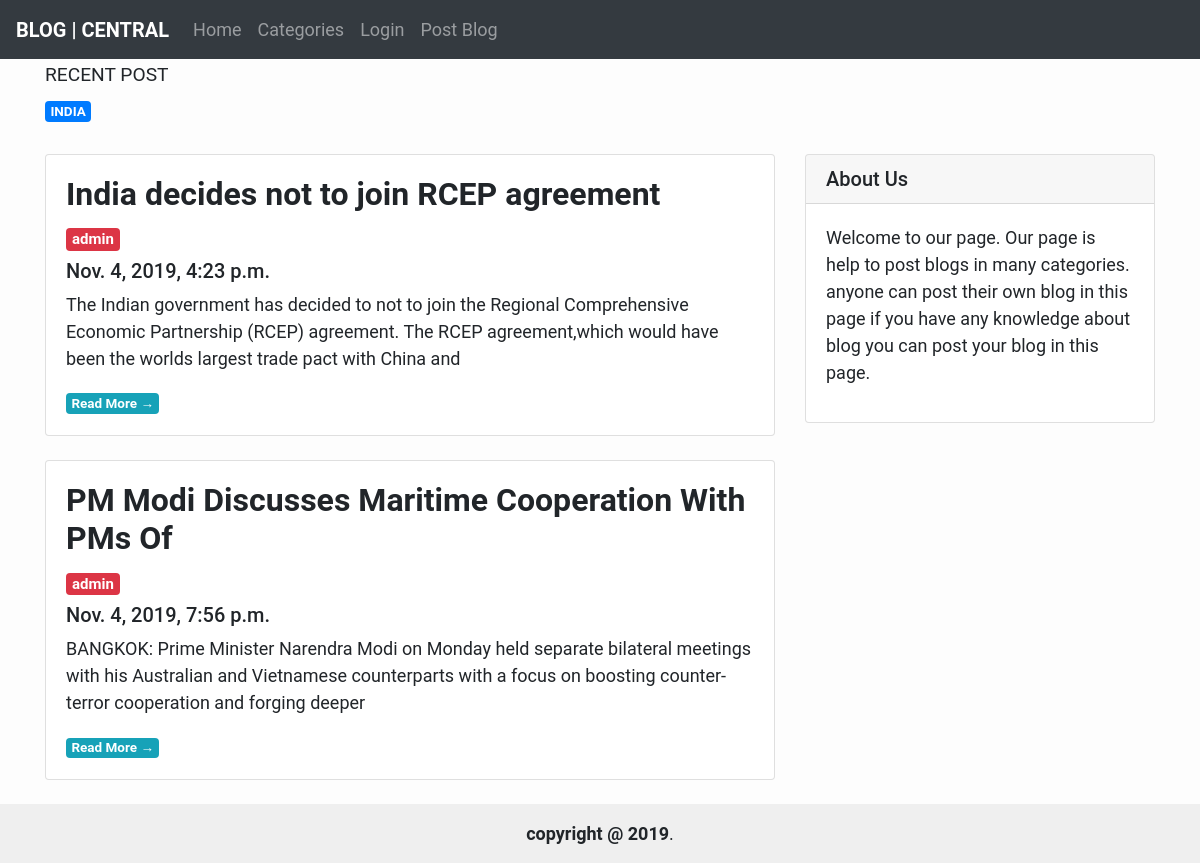
The app's page /11/ with its own data.
### blog/models.py (models this page shows, shortened)
class Question(models.Model):
    question_text = models.CharField(max_length=200)
    pub_date = models.DateTimeField('date published')

class Choice(models.Model):
    user = models.ForeignKey(User,on_delete=CASCADE)
    title = models.CharField(max_length=50)
    pub_date = models.DateTimeField(auto_now_add=True)
    url = models.URLField(null=True, blank=True)
    category = models.ForeignKey(Question,on_delete=CASCADE)
    choice_text = models.TextField()

### blog/views.py (the view)
# urls.py: path('<int:id>/',views.detail,name="detail"),
def detail(request,id):
    question = get_object_or_404(Question,pk=id)
    return render(request,'detail.html',{'question':question})
    paginate_by = 5

### blog/templates/detail.html (shortened to what this page needs)
{% extends 'base.html' %}
{% block content %}
<div class="container">
<h4><small>RECENT POST</small></h4>
<div class="card-sm-6">
<h5 class="badge badge-primary">{{ question.question_text }}</h5>
</div>
    <div class="row">
        <div class="col-md-8 mt-3 left">
{% for choice in question.choice_set.all %}
<div class="card mb-4">
<div class="card-body">
<h2 class="card-title" style="font-weight: bold;">{{choice.title}}</h2>
                <h5><span style="margin-right: 10px;"class="badge badge-danger">{{ choice.user }}</span></h5>
<h5>{{ choice.pub_date }}</h5>
<p class="card-text">{{ choice.choice_text|slice:":200" }}</p>
<a class="badge badge-info" href="{% url 'post_detail' choice.pk %}">Read More &rarr;</a>
</div>
</div>
{% endfor %}
</div>
{% block sidebar %} {% include 'sidebar.html' %} {% endblock sidebar %}
</div>
</div>
{% endblock %}

### blog/templates/base.html (style rules this page uses)
body { font-family: "Roboto", sans-serif; font-size: 17px; background-color: #fdfdfd; }

### blog/templates/detail.html (style rules this page uses)
body { font-family: "Roboto", sans-serif; font-size: 18px; background-color: #fdfdfd; }
.card { box-shadow: 0 ; }

### blog/templates/sidebar.html (style rules this page uses)
.card { box-shadow: 0 ; }

### records on screen
Question: question_text "INDIA"
Choice: title "India decides not to join RCEP agreement", user "admin", pub_date "Nov. 4, 2019, 4:23 p.m.", choice_text "The Indian government has decided to not to join the Regional Comprehensive Economic Partnership (RCEP) agreement. The RCEP agreement,which would have been the worlds largest trade pact with China and"
Choice: title "PM Modi Discusses Maritime Cooperation With PMs Of", user "admin", pub_date "Nov. 4, 2019, 7:56 p.m.", choice_text "BANGKOK: Prime Minister Narendra Modi on Monday held separate bilateral meetings with his Australian and Vietnamese counterparts with a focus on boosting counter-terror cooperation and forging deeper"
